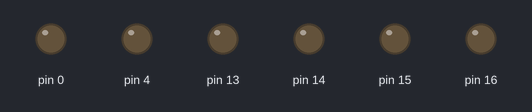
The sketch below on a simulated Arduino Uno, built with avr-gcc and run on an emulated ATmega328P. On the bench: output pins drawn as LEDs (lit = HIGH).

Above: at 1.0 s.
At 2.62 s:
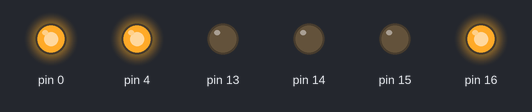
At 4.12 s:
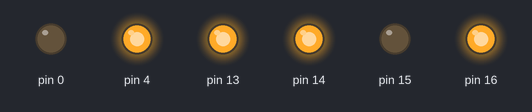
At 4.87 s:
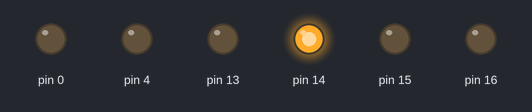
At 5.87 s:
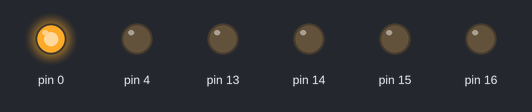
At 7.2 s:
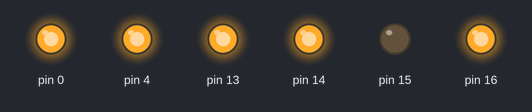
Timing chart, 0 to 8.6 s (numbered marks = the images above):
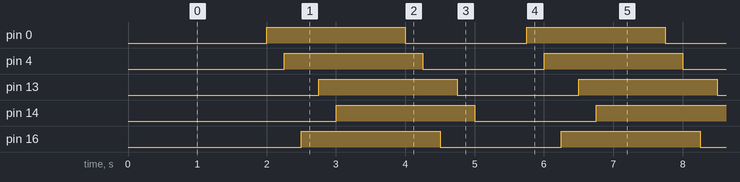

The sketch:

led_lab_3.1___.ino
```cpp
int i[]={15,0,4,16,13,14,27,26};
int led;
void setup() {
  for( led=0;led<=7;led++)
  {
    pinMode(led[i],OUTPUT);
  }
 }
void loop() {
        for(led=0;led<=7;led++)
        {
          digitalWrite(led[i],0);
          delay(250);
        }
        for(led=1;led<=7;led++)
        {
          digitalWrite(led[i],1);
          delay(250);
        }
      }
```

Measured:
- by itself, pin 0, pin 4, pin 13, pin 14, pin 16: alternates HIGH for 2.0 s and LOW for 1.8 s
- by itself, everything shown: repeats every 3.8 s, in 10 steps
